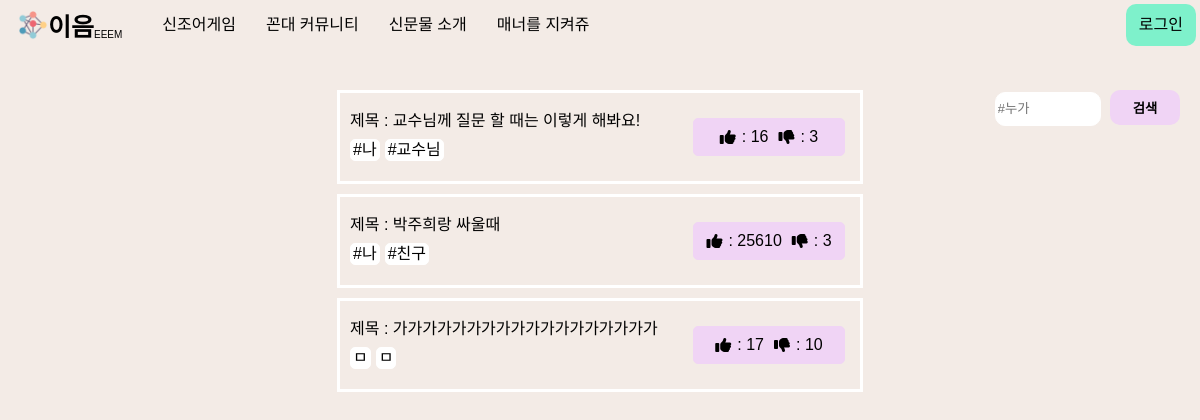
Page /manner/ on the committed database.
### main/models.py (models this page shows)
class manner(models.Model):
    text = models.CharField(max_length=18)
    like = models.IntegerField()
    dis_like = models.IntegerField()
    hashtag_me = models.CharField(max_length=20)
    hashtag_you = models.CharField(max_length=20)
    hashtag_situation = models.CharField(max_length=500)

### main/views.py (the view)
# urls.py: path('manner/', views.manners, name="manner"),
def manners(request):
    manner_alltext = manner.objects.all()
    return render(request, "manner.html", {"manner": manner_alltext})

### main/templates/manner.html (shortened to what this page needs)
{% extends 'base.html' %}{% load static %} {% block content %}
<link rel="stylesheet" href='{% static "css/manner.css" %}'>
<body>
  <main class="main__screen">
    {% for m in manner.all %}
    <a class="manner__box" href="{%url 'mannersDetail' m.id %}">
      <div class="manner__main">
        <div class="manner__text">
          제목 : {{m.text}}
        </div>
        <div class="manner__hashtag">
          <div class="manner__hashtag--detail">{{m.hashtag_me}}</div>
          <div class="manner__hashtag--detail">{{m.hashtag_you}}</div>
        </div>
      </div>
      <div class="mannerthumbs">
        <i class="fas fa-thumbs-up"></i>: {{m.like}}
        <i class="fas fa-thumbs-down"></i>: {{m.dis_like}}
      </div>
    </a>
    {% endfor %}
    <form method="post" class="search" action="{% url 'search' %}">
      <input type="text" class="search__box" placeholder="#누가" value="{{post}}">
      <button type="submit" class="find__btn">검색</button>
    </form>
  </main>
</body>
</html>
{% endblock %}

### main/static/css/manner.css (style rules this page uses)
.main__screen { padding-top: 90px; display: flex; flex-direction: column; align-items: center; }
.manner__box { padding: 20px 10px; width: 500px; height: auto; border: 3px solid white; display: flex; justify-content: space-between; align-items: center; margin-bottom: 10px; }
.manner__hashtag { display: flex; margin-top: 10px; }
.manner__hashtag--detail { width: auto; height: auto; border: 1px solid white; border-radius: 5px; background-color: white; margin-right: 5px; padding: 2px; }
.mannerthumbs { display: flex; align-items: center; justify-content: center; width: 150px; height: auto; border: 1px solid rgb(240, 212, 245); border-radius: 5px; background-color: rgb(240, 212, 245); padding: 10px 0px; margin: 0px 5px; cursor: pointer; margin-left: 30px; color: black; }
.mannerthumbs i { margin-right: 6px; }
.mannerthumbs i:last-child { margin-left: 10px; }
.search { position: absolute; top: 90px; right: 20px; }
.search__box { width: 100px; height: 30px; border: 1px solid white; border-radius: 10px; margin-right: 5px; }
.find__btn { width: 70px; height: 35px; border: none; cursor: pointer; color: black; background-color: #f0d4f5; font-weight: bold; border-radius: 10px; }

### gyeongsoton/templates/base.html (style rules this page uses)
a:link { color: black; text-decoration: none; }

### rows in the picture
manner: text "교수님께 질문 할 때는 이렇게 해봐요!", hashtag_me "#나", hashtag_you "#교수님", like "16", dis_like "3"
manner: text "박주희랑 싸울때", hashtag_me "#나", hashtag_you "#친구", like "25610", dis_like "3"
manner: text "가가가가가가가가가가가가가가가가가가", hashtag_me "ㅁ", hashtag_you "ㅁ", like "17", dis_like "10"
